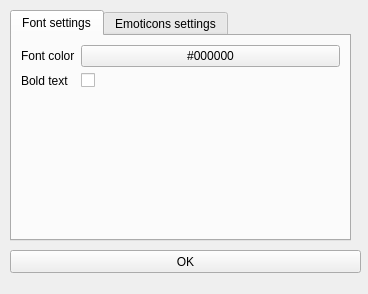
<?xml version="1.0" encoding="UTF-8"?>
<ui version="4.0">
 <class>Settings</class>
 <widget class="QMainWindow" name="Settings">
  <property name="geometry">
   <rect>
    <x>0</x>
    <y>0</y>
    <width>368</width>
    <height>294</height>
   </rect>
  </property>
  <property name="windowTitle">
   <string>MainWindow</string>
  </property>
  <widget class="QWidget" name="centralwidget">
   <widget class="QPushButton" name="pushButton">
    <property name="geometry">
     <rect>
      <x>10</x>
      <y>250</y>
      <width>351</width>
      <height>23</height>
     </rect>
    </property>
    <property name="text">
     <string>OK</string>
    </property>
   </widget>
   <widget class="QTabWidget" name="tabWidget">
    <property name="geometry">
     <rect>
      <x>10</x>
      <y>10</y>
      <width>341</width>
      <height>231</height>
     </rect>
    </property>
    <property name="sizePolicy">
     <sizepolicy hsizetype="Expanding" vsizetype="Expanding">
      <horstretch>0</horstretch>
      <verstretch>0</verstretch>
     </sizepolicy>
    </property>
    <property name="currentIndex">
     <number>0</number>
    </property>
    <widget class="QWidget" name="tab">
     <attribute name="title">
      <string>Font settings</string>
     </attribute>
     <layout class="QHBoxLayout" name="horizontalLayout">
      <item>
       <layout class="QFormLayout" name="formLayout">
        <property name="fieldGrowthPolicy">
         <enum>QFormLayout::AllNonFixedFieldsGrow</enum>
        </property>
        <item row="0" column="0">
         <widget class="QLabel" name="label">
          <property name="text">
           <string>Font color</string>
          </property>
         </widget>
        </item>
        <item row="0" column="1">
         <widget class="QPushButton" name="pushButton_2">
          <property name="text">
           <string>#000000</string>
          </property>
         </widget>
        </item>
        <item row="1" column="0">
         <widget class="QLabel" name="label_2">
          <property name="text">
           <string>Bold text</string>
          </property>
         </widget>
        </item>
        <item row="1" column="1">
         <widget class="QCheckBox" name="chk_bold">
          <property name="text">
           <string/>
          </property>
         </widget>
        </item>
       </layout>
      </item>
     </layout>
    </widget>
    <widget class="QWidget" name="tab_2">
     <attribute name="title">
      <string>Emoticons settings</string>
     </attribute>
     <widget class="QListView" name="listView">
      <property name="geometry">
       <rect>
        <x>0</x>
        <y>10</y>
        <width>171</width>
        <height>191</height>
       </rect>
      </property>
     </widget>
    </widget>
   </widget>
  </widget>
 </widget>
 <resources/>
 <connections/>
</ui>
